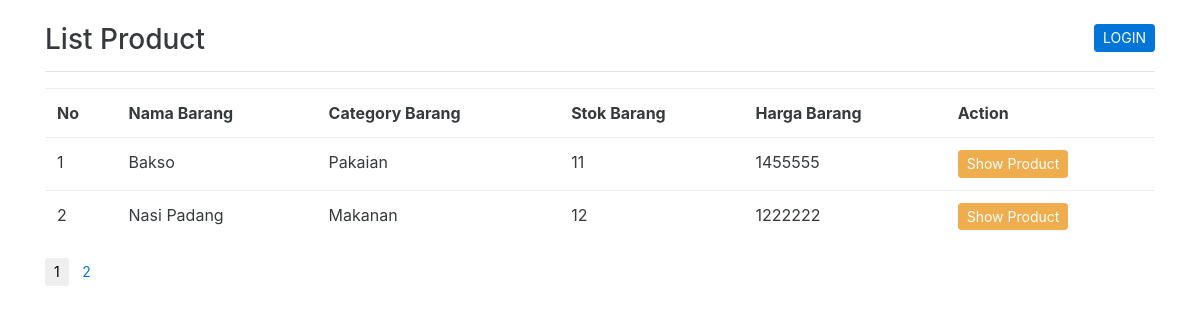
The page / on the database its author committed.
### tables this page shows
CREATE TABLE `product` (
  `id` int(11) NOT NULL,
  `nama_product` varchar(255) NOT NULL,
  `category_id` int(11) NOT NULL,
  `stok_product` int(11) NOT NULL,
  `harga_product` int(11) NOT NULL,
  `deskripsi_product` text NOT NULL,
  `gambar_product` varchar(255) NOT NULL
);

CREATE TABLE `category` (
  `id_category` int(11) NOT NULL,
  `category_barang` varchar(255) NOT NULL
);

### page/index.php (the view)
<h3>List Product</h3>
<?php
	if (isset($_SESSION['username'])) {
		echo "<a href='?page=logout' class='btn btn-danger btn-sm right'>Logout</a>";
		echo "<a href='#' class='btn btn-primary btn-sm right'>" . $_SESSION['username'] . "</a>";
		$username_session   =   $_SESSION['username'];
		$cek_role   =   mysqli_fetch_array(mysqli_query($dbcon, "SELECT * FROM user WHERE username='$username_session'"));
		$cek_chart  =   mysqli_num_rows(mysqli_query($dbcon, "SELECT * FROM chart WHERE keterangan='waiting'"));
		if ($cek_role['role'] == 1) {
			echo "<a href='?page=add_product' class='btn btn-warning btn-sm right'>Add Product</a>";
			echo "<a href='?page=confirm_chart' class='btn btn-danger btn-sm right'>Confirm Chart (" . $cek_chart . ")</a>";
		} else {
			echo "<a href='?page=chart' class='btn btn-warning btn-sm right'>Chart</a>";
		}
	} else {
		echo "<a href='?page=login' class='btn btn-primary btn-sm right'>LOGIN</a>";
	}
?>
<hr>
<table class="table table-hover">
	<tr>
		<th>No</th>
		<th>Nama Barang</th>
		<th>Category Barang</th>
		<th>Stok Barang</th>
		<th>Harga Barang</th>
		<th>Action</th>
	</tr>
	<?php
		$paging   =   isset($_GET['paging']) ? $_GET['paging'] : '';
		$limit    =   2;
		if (empty($paging)) {
			$paging   = 1;
			$position = 0;
		} else {
			$position = ($paging - 1) * $limit;
		}
		$x    =   mysqli_query($dbcon, "SELECT * FROM product INNER JOIN category ON product.category_id=category.id_category ORDER BY id DESC LIMIT $position, $limit");
		$no   =   1;
		foreach ($x as $y) {
	?>
	<tr>
		<td><?=$no++ ?></td>
		<td><?=$y['nama_product'] ?></td>
		<td><?=$y['category_barang'] ?></td>
		<td><?=$y['stok_product'] ?></td>
		<td><?=$y['harga_product'] ?></td>
		<td>
			<?php
				if (isset($_SESSION['username'])) {
					if ($cek_role['role'] == 1) {
			?>
					<a href="?page=edit_product&id=<?=$y['id'] ?>" class="btn btn-sm btn-warning">Edit Product</a>
					<a href="?page=delete_product&id=<?=$y['id'] ?>" class="btn btn-sm btn-danger" onclick="return confirm('Are you sure?')">Delete Product</a>
			<?php
					} else {
			?>
					<a href="?page=view_product&id=<?=$y['id'] ?>" class="btn btn-warning btn-sm">Show Product</a>
			<?php
					}
				} else {
			?>
				<a href="?page=view_product&id=<?=$y['id'] ?>" class="btn btn-warning btn-sm">Show Product</a>
			<?php
				}
			?>
		</td>
	</tr>
	<?php } ?>
</table>
<?php
	$jumlah_post    =   mysqli_num_rows(mysqli_query($dbcon, "SELECT * FROM product"));
	$jumlah_halaman =   ceil($jumlah_post/$limit);
	for ($i=1; $i <= $jumlah_halaman ; $i++) {
		if ($i == $paging) {
?>
	<button class="btn btn-sm"><?=$i ?></button>
<?php
		} else {
?>
	<a href="?paging=<?=$i ?>" class="btn btn-sm"><?=$i ?></a>
<?php
		}
	}
?>

### css/style.css (style rules this page uses)
h1, h2, h3, h4, h5, h6 { margin: 0; }
.container h3 { display: inline-block; }
.container .right { float: right; margin-left: 15px; }

### rows shown on the page
product: nama_product "Bakso", category.category_barang "Pakaian", stok_product "11", harga_product "1455555"
product: nama_product "Nasi Padang", category.category_barang "Makanan", stok_product "12", harga_product "1222222"
